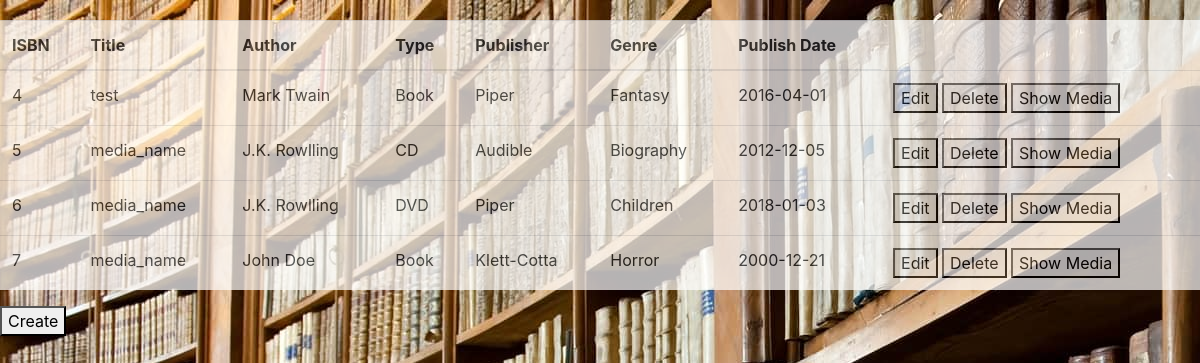
The page / on the database its author committed.
### tables this page shows
CREATE TABLE `media` (
  `ISBN` int(11) NOT NULL,
  `media_description` varchar(255) NOT NULL,
  `media_type` enum('CD','Book','DVD') DEFAULT NULL,
  `media_status` enum('available','not available') DEFAULT NULL,
  `publisher_id` int(11) DEFAULT NULL,
  `author_id` int(11) DEFAULT NULL,
  `genre_nr` int(11) DEFAULT NULL,
  `media_name` varchar(25) NOT NULL,
  `active` int(1) NOT NULL DEFAULT 0,
  `publish_date` date NOT NULL
);

CREATE TABLE `authors` (
  `author_id` int(11) NOT NULL,
  `author_firstName` varchar(15) NOT NULL,
  `author_lastName` varchar(15) NOT NULL,
  `author_media` varchar(20) NOT NULL,
  `genre` int(1) NOT NULL DEFAULT 0
);

CREATE TABLE `publisher` (
  `publisher_id` int(11) NOT NULL,
  `publisher_name` varchar(15) NOT NULL,
  `publisher_address` varchar(20) NOT NULL
);

CREATE TABLE `genre` (
  `genre_nr` int(11) NOT NULL,
  `genre` enum('Novel','Fiction','Biography','SF','Horror','Children','Fantasy') DEFAULT NULL
);

### index.php (the view, shortened to what this page needs)
<?php require_once 'actions/db_connect.php'; ?>
<!DOCTYPE html>
<html>
<head>
<link rel="stylesheet" href="https://stackpath.bootstrapcdn.com/bootstrap/4.3.1/css/bootstrap.min.css">
</head>
<body>
<div class ="Library">
   <table class="table">
       <thead>
           <tr>
               <th scope="col">ISBN</th>
               <th scope="col">Title</th>
               <th scope="col">Author</th>
               <th scope="col">Type</th>
               <th scope="col">Publisher</th>
               <th scope="col">Genre</th>
               <th scope="col">Publish Date</th>
           </tr>
       </thead>
       <tbody>
            <?php
           $sql = "SELECT  media.ISBN, media.media_name, media.media_description, media.media_type, media.media_status, media.publish_date, publisher.publisher_name, genre.genre, authors.author_firstName, authors.author_lastName FROM media
             INNER JOIN publisher on media.publisher_id = publisher.publisher_id
             INNER JOIN genre ON media.genre_nr = genre.genre_nr
             INNER JOIN authors ON media.author_id = authors.author_id;";
           $result = $connect->query($sql);
            if($result->num_rows > 0){
                while($row = $result->fetch_assoc()) {
                   echo  "<tr>
                       <td>" .$row['ISBN']."</td>
                       <td>" .$row['media_name']."</td>
                       <td>" .$row['author_firstName']." ".$row['author_lastName' ]."</td>
                       <td>" .$row['media_type']."</td>
                       <td>" .$row['publisher_name']."</td>
                       <td>" .$row['genre']."</td>
                       <td>" .$row['publish_date']."</td>
                       <td>
                           <a href='update.php?ISBN=" .$row['ISBN']."'><button type='button'>Edit</button></a>
                           <a href='delete.php?ISBN=" .$row['ISBN']."'><button type='button'>Delete</button></a>
                           <a href='show.php?ISBN=" .$row['ISBN']."'><button type='button'>Show Media</button></a>
                       </td>
                   </tr>" ;
               }
           } else  {
               echo  "<tr><td colspan='5'><center>No Data Avaliable</center></td></tr>";
           }
            ?>
       </tbody>
   </table>
   <a href= "create.php"><button type="button">Create</button></a>
</div>
</body>
</html>

### index.php (style rules this page uses)
body { background-image: url("image/photo.jpg"); height: 100%; background-attachment: fixed; background-repeat: no-repeat; }
table { width: 100%; margin-top: 20px; background-color: white; opacity: 0.7; }

### rows shown on the page
media: ISBN "4", media_name "test", author.author_firstName "Mark", author.author_lastName "Twain", media_type "Book", publisher.publisher_name "Piper", genre_nr.genre "Fantasy", publish_date "2016-04-01"
media: ISBN "5", media_name "media_name", author.author_firstName "J.K.", author.author_lastName "Rowlling", media_type "CD", publisher.publisher_name "Audible", genre_nr.genre "Biography", publish_date "2012-12-05"
media: ISBN "6", media_name "media_name", author.author_firstName "J.K.", author.author_lastName "Rowlling", media_type "DVD", publisher.publisher_name "Piper", genre_nr.genre "Children", publish_date "2018-01-03"
media: ISBN "7", media_name "media_name", author.author_firstName "John", author.author_lastName "Doe", media_type "Book", publisher.publisher_name "Klett-Cotta", genre_nr.genre "Horror", publish_date "2000-12-21"
